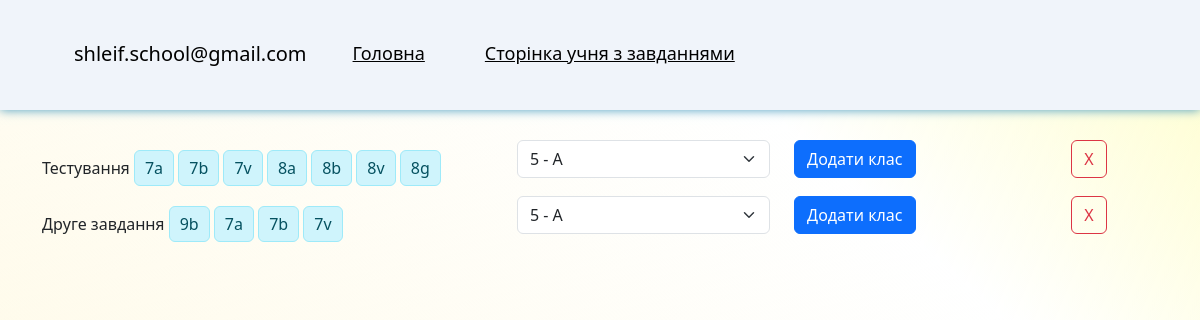
The app's page /programist.ua/tasklist.php (signed in) with its own data.
### tables this page shows
CREATE TABLE `tasklist` (
  `id` int(11) NOT NULL,
  `task_title` varchar(255) NOT NULL,
  `count_task` int(11) NOT NULL,
  `code` int(11) NOT NULL
);

CREATE TABLE `taskclass` (
  `id` int(11) NOT NULL,
  `task_title` varchar(255) NOT NULL,
  `class_id` varchar(255) NOT NULL,
  `code` int(11) NOT NULL
);

### programist.ua/phpscript.php (called while the page is built, shortened)
<?php
	include "databases.php";
	if( isset($_SESSION['username'])){
		$username = $_SESSION['username'];
	}
	$stmt = $conn->prepare("SELECT code FROM admins WHERE login = ?");
	$stmt->bind_param("s", $username);
	$stmt->execute();
	$stmt->bind_result($code);
	$stmt = $conn->prepare("SELECT code FROM users WHERE login = ?");
	$stmt->bind_param("s", $username);
	$stmt->execute();
	$stmt->bind_result($code);
	$task_result = mysqli_query($conn,"SELECT * FROM `tasklist`");
	while($task_name = mysqli_fetch_assoc($task_result))
	{
		$tasks[] = $task_name;
	}
	$count_result = mysqli_query($conn,"SELECT * FROM `tasklist`");
 ?>

### programist.ua/tasklist.php (the view, shortened to what this page needs)
<?php
include "header.php";
include "phpscript.php";
?>
<body>
    <?php
        include "top_header.php";
     ?>
    <div class="container">
        <div class="row">
            <div class="col-md-12">
                <div class="list">
                    <?php
                        foreach ($tasks as $task) {
                            if ($task['code'] == $code)
                            {
                            ?>
                        <form id="myForm<?php echo $task['id']; ?>" method="POST">
                            <div class="row">
                                <div class="col-md-5">
                                    <?php echo $task['task_title'];
                                    $sql = "SELECT class_id, task_title FROM taskclass WHERE task_title = '" . $task['task_title'] . "'";
                                    $result = $conn->query($sql);
                                    if ($result->num_rows > 0) {
                                        while ($row = $result->fetch_assoc()) {
                                            ?>
                                            <div class="alert alert-info task-on" role="alert">
                                              <?php echo $row["class_id"]; ?>
                                            </div>
                                            <?php
                                        }
                                    } else {
                                        echo "0 results";
                                    }
                                     ?>
                                </div>
                                <div class="col-md-7">
                                    <div class="row">
                                        <div class="col-5">
                                            <select name="class" id="" class="form-select mb-2">
                                            <?php
                                                $class_result = mysqli_query($conn,"SELECT * FROM `class`");
                                                while($class_name = mysqli_fetch_assoc($class_result))
                                                {
                                                    ?>
                                                        <option value="<?php echo $class_name['class_id']; ?>"><?php echo $class_name['class_title']; ?></option>
                                                    <?php
                                                }
                                             ?>
                                            </select>
                                        </div>
                                        <div class="col-5">
                                            <button class="btn btn-primary" onclick="Value<?php echo $task['id']; ?>();">Додати клас</button> <?php  ?>
                                        </div>
                                        <div class="col-2">
                                            <button class="btn btn-outline-danger" onclick="deleteData<?php echo $task['id']; ?>()">X</button>
                                        </div>
                                    </div>
                                </div>
                            </div>
                        </form>
                            <?php
                            }
                        }
                     ?>
                </div>
            </div>
        </div>
    </div>
<?php
include "footer.php";
 ?>

### programist.ua/css/main.css (style rules this page uses)
body { padding: 0; margin: 0; background: rgb(255,254,203); background: linear-gradient(221deg, rgba(255,254,203,1) 0%, rgba(145,253,255,0.0032387955182072714) 35%, rgba(255,251,235,1) 100%); }
.task-on { padding: 5px 10px; margin: 10px 0; display: inline-block; }

### records on screen
tasklist: task_title "Тестування"
taskclass: class "7a"
taskclass: class "7b"
taskclass: class "7v"
taskclass: class "8a"
taskclass: class "8b"
taskclass: class "8v"
taskclass: class "8g"
tasklist: task_title "Друге завдання"
taskclass: class "9b"
taskclass: class "7a"
taskclass: class "7b"
taskclass: class "7v"

### other values on screen
$_SESSION['username'] "shleif.school@gmail.com"
form field class "5 - А"
